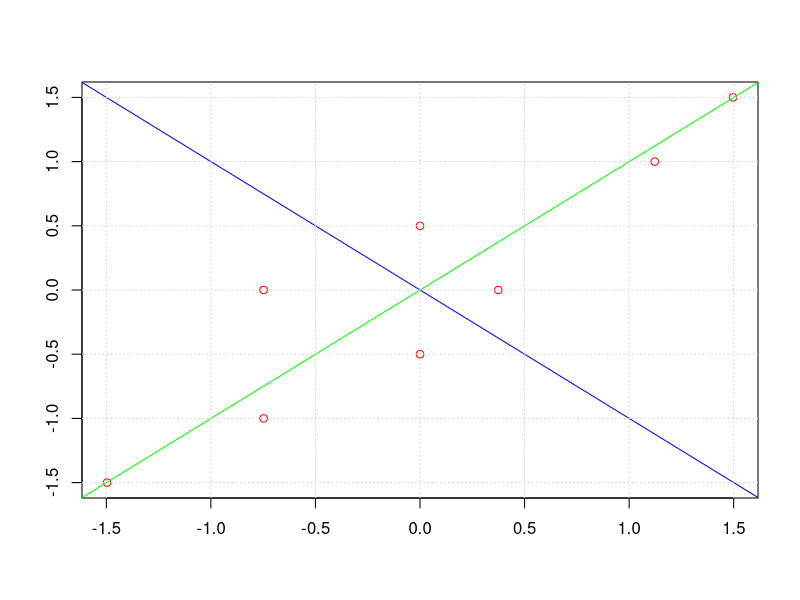

Here is the R script that generated this plot:
N <- 8
X <- c(1, 3, 3, 5, 5, 6, 8, 9)
Y <- c(2, 3, 5, 4, 6, 5, 7, 8)

X <- (X - mean(X)) / sd(X)
Y <- (Y - mean(Y)) / sd(Y)
M <- cbind(X, Y)

Sigma <- cov(M)

ev <- eigen(Sigma)
eigenvalues <- ev$values
eigenvectors <- ev$vectors

PCA <- prcomp(M)

PCA.PC1 <- PCA$x[,1]
PCA.slope1 <- PCA$rotation[2,1] / PCA$rotation[1,1]

PCA.PC2 <- PCA$x[,2]
PCA.slope2 <- PCA$rotation[2,2] / PCA$rotation[1,2]

plot(M, col = 'red', ann = FALSE)
abline(0, PCA.slope1, col = 'green')
abline(0, PCA.slope2, col = 'blue')
grid()

